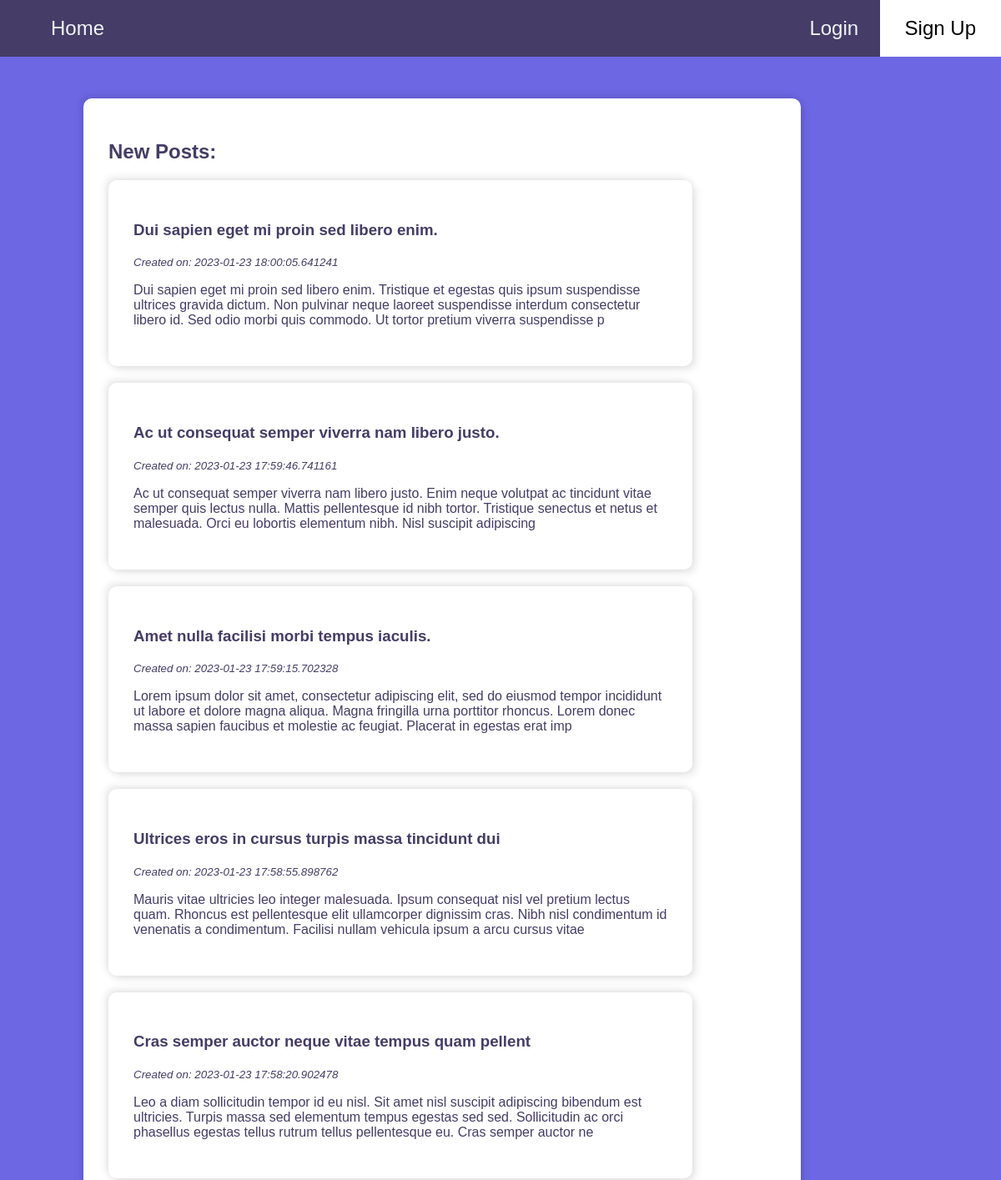
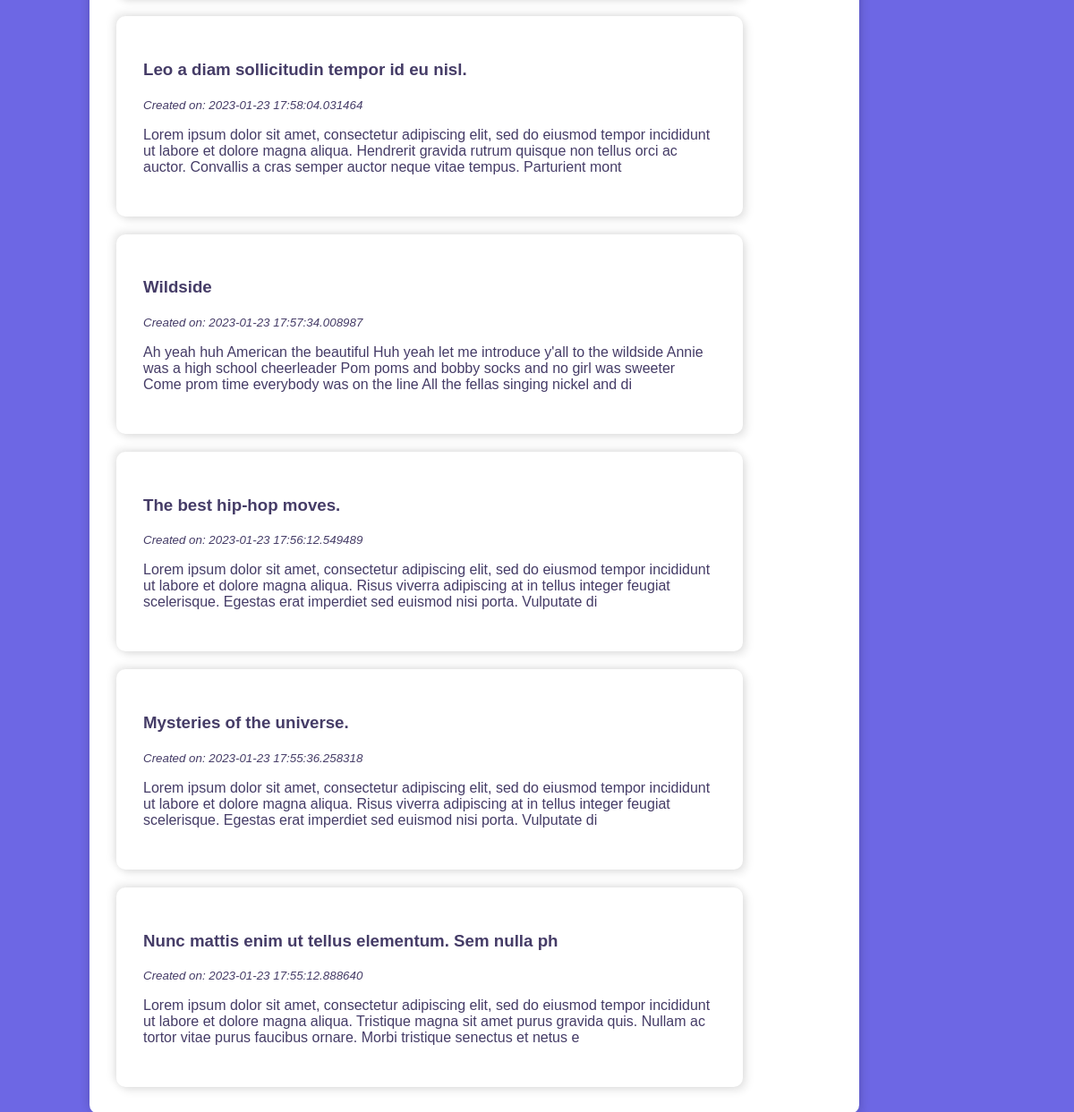
The page / on the database its author committed (2 pictures, top to bottom).
### models.py (models this page shows, shortened)
class Post(db.Model):
    __tablename__ = "post"
    id = db.Column(db.Integer(), primary_key=True, autoincrement=True)
    title = db.Column(db.String(100))
    content = db.Column(db.Text)
    create_at = db.Column(db.DateTime, default=datetime.now)
    user_id = db.Column(db.Integer, db.ForeignKey("Users.id"), nullable=False)

### app.py (the view)
@app.route("/")
def home():
    posts = Post.query.order_by(Post.create_at.desc()).limit(10).offset(0).all()
    return render_template("home.html", posts=posts)

### templates/home.html (shortened to what this page needs)
{% extends 'base.html' %}
{% block content %}
<div class='multi-post-container'>
    <h2>New Posts:</h2>
    {% for post in posts %}
    <a href='/posts/{{post.id}}'>
        <div class="multi-post-container">
            <h3>{{ post.title[0:50] }}</h3>
            <p>
                <i><small>Created on: {{ post.create_at }}</small></i>
            </p>
            <p>
                {{ post.content[0:250] }}
            </p>
        </div>
    </a>
    {% endfor %}
</div>
{% endblock %}

### static/app.css (style rules this page uses)
body { margin: 0; padding: 0; box-sizing: border-box; background-color: #6D67E4; font-family: Arial, Helvetica, sans-serif; }
a { text-decoration: none; }
.multi-post-container { margin-top: 20px; width: fit-content; block-size: fit-content; width: 80%; max-width: 80%; height: 50%; padding: 30px; background: #FFFFFF; box-shadow: -3px -3px 10px rgba(0, 0, 0, 0.1), 4px 4px 10px rgba(0, 0, 0, 0.1); border-radius: 10px; text-align: left; color: #453C67; }

### rows shown on the page
Post: title "Dui sapien eget mi proin sed libero enim.", create_at "2023-01-23 18:00:05.641241", content "Dui sapien eget mi proin sed libero enim. Tristique et egestas quis ipsum suspendisse ultrices gravida dictum. Non pulvinar neque laoreet suspendisse interdum consectetur libero id. Sed odio morbi quis commodo. Ut tortor pretium viverra suspendisse p"
Post: title "Ac ut consequat semper viverra nam libero justo.", create_at "2023-01-23 17:59:46.741161", content "Ac ut consequat semper viverra nam libero justo. Enim neque volutpat ac tincidunt vitae semper quis lectus nulla. Mattis pellentesque id nibh tortor. Tristique senectus et netus et malesuada. Orci eu lobortis elementum nibh. Nisl suscipit adipiscing"
Post: title "Amet nulla facilisi morbi tempus iaculis.", create_at "2023-01-23 17:59:15.702328", content "Lorem ipsum dolor sit amet, consectetur adipiscing elit, sed do eiusmod tempor incididunt ut labore et dolore magna aliqua. Magna fringilla urna porttitor rhoncus. Lorem donec massa sapien faucibus et molestie ac feugiat. Placerat in egestas erat imp"
Post: title "Ultrices eros in cursus turpis massa tincidunt dui", create_at "2023-01-23 17:58:55.898762", content "Mauris vitae ultricies leo integer malesuada. Ipsum consequat nisl vel pretium lectus quam. Rhoncus est pellentesque elit ullamcorper dignissim cras. Nibh nisl condimentum id venenatis a condimentum. Facilisi nullam vehicula ipsum a arcu cursus vitae"
Post: title "Cras semper auctor neque vitae tempus quam pellent", create_at "2023-01-23 17:58:20.902478", content "Leo a diam sollicitudin tempor id eu nisl. Sit amet nisl suscipit adipiscing bibendum est ultricies. Turpis massa sed elementum tempus egestas sed sed. Sollicitudin ac orci phasellus egestas tellus rutrum tellus pellentesque eu. Cras semper auctor ne"
Post: title "Leo a diam sollicitudin tempor id eu nisl.", create_at "2023-01-23 17:58:04.031464", content "Lorem ipsum dolor sit amet, consectetur adipiscing elit, sed do eiusmod tempor incididunt ut labore et dolore magna aliqua. Hendrerit gravida rutrum quisque non tellus orci ac auctor. Convallis a cras semper auctor neque vitae tempus. Parturient mont"
Post: title "Wildside", create_at "2023-01-23 17:57:34.008987", content "Ah yeah huh American the beautiful Huh yeah let me introduce y'all to the wildside Annie was a high school cheerleader Pom poms and bobby socks and no girl was sweeter Come prom time everybody was on the line All the fellas singing nickel and di"
Post: title "The best hip-hop moves.", create_at "2023-01-23 17:56:12.549489", content "Lorem ipsum dolor sit amet, consectetur adipiscing elit, sed do eiusmod tempor incididunt ut labore et dolore magna aliqua. Risus viverra adipiscing at in tellus integer feugiat scelerisque. Egestas erat imperdiet sed euismod nisi porta. Vulputate di"
Post: title "Mysteries of the universe.", create_at "2023-01-23 17:55:36.258318", content "Lorem ipsum dolor sit amet, consectetur adipiscing elit, sed do eiusmod tempor incididunt ut labore et dolore magna aliqua. Risus viverra adipiscing at in tellus integer feugiat scelerisque. Egestas erat imperdiet sed euismod nisi porta. Vulputate di"
Post: title "Nunc mattis enim ut tellus elementum. Sem nulla ph", create_at "2023-01-23 17:55:12.888640", content "Lorem ipsum dolor sit amet, consectetur adipiscing elit, sed do eiusmod tempor incididunt ut labore et dolore magna aliqua. Tristique magna sit amet purus gravida quis. Nullam ac tortor vitae purus faucibus ornare. Morbi tristique senectus et netus e"
